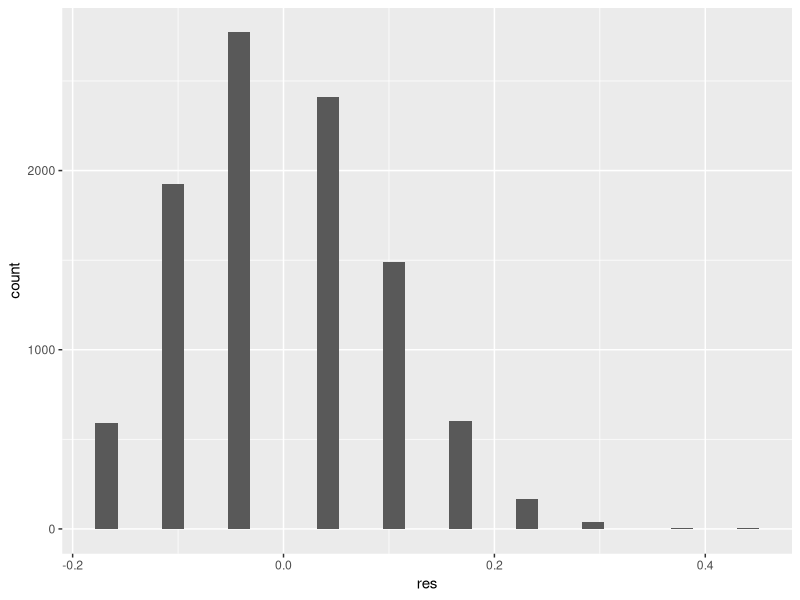
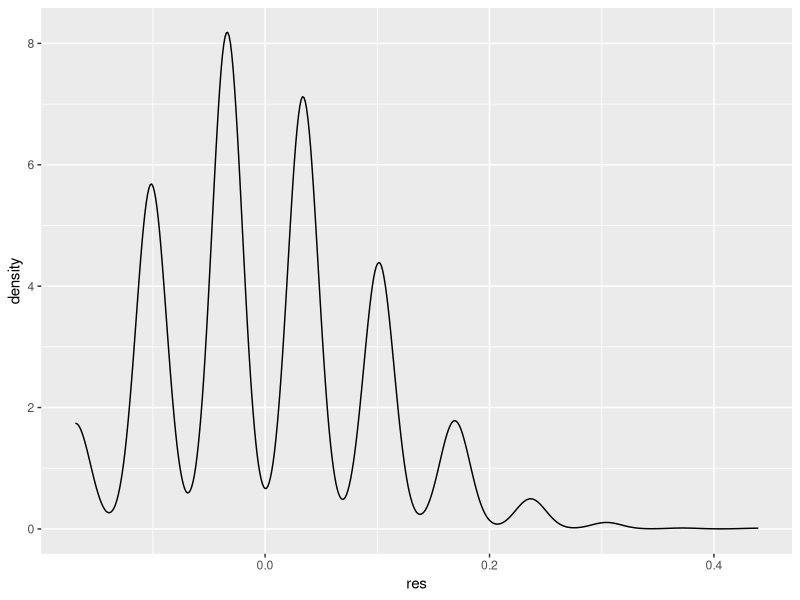
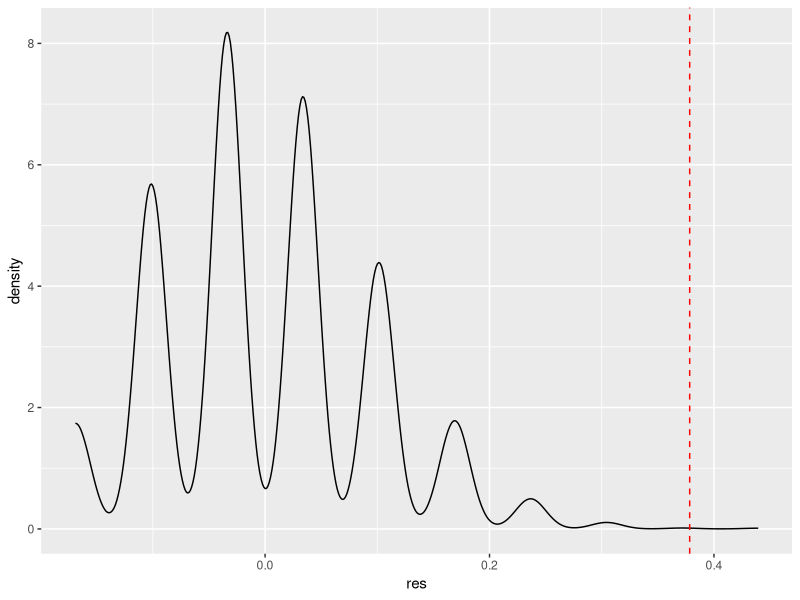
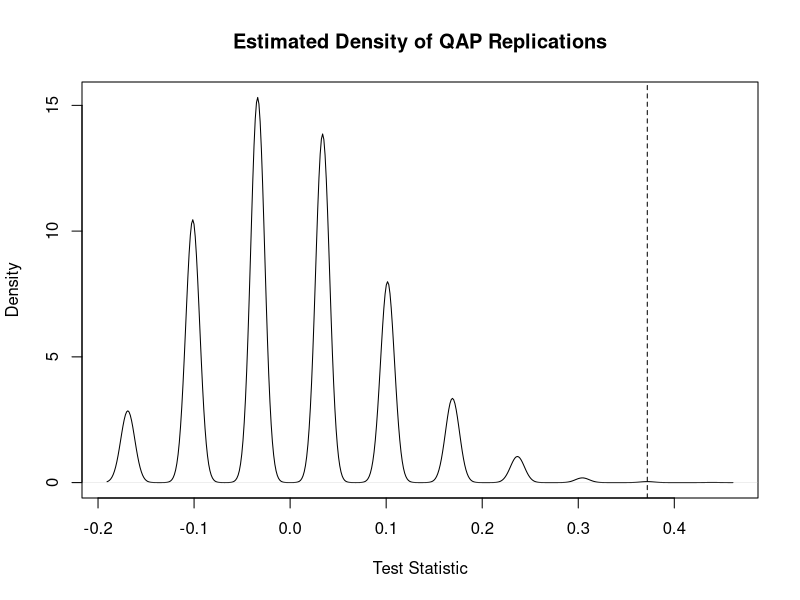

Recreate these plots in R, in order. (Note: this script raises an error after producing the figures.)

### QAP correlation

padgm <- read.csv("data/PADGETT.csv")    # marriage
padgb <- read.csv("data/PADGETT2.csv")   # business

# remove first column
padgm <- as.matrix(padgm[,-1])
padgb <- as.matrix(padgb[,-1])



# Visualize networks


# step by step
as.vector(padgm)
as.vector(padgb)

cor.test(as.vector(padgm), as.vector(padgb)) # .378
cor(c(padgm), c(padgb))


# Using SNA

library(sna)

sna::gcor(padgb, padgm)  # .372



# why are these different ?   .... think about it.....


padgm0<-padgm
padgb0<-padgb
diag(padgm0)<-NA
diag(padgb0)<-NA

cor(c(padgm0), c(padgb0), use="complete.obs") # .372



## what if your data can contain self-loops ?
cor(c(padgm), c(padgb), use="complete.obs") # .378
sna::gcor(padgb, padgm, diag=T)  # .378


# Directed or undirected graphs ?
sna::gcor(padgb, padgm, mode = "digraph")  # .372
sna::gcor(padgb, padgm, mode = "graph")  # .372



### Significance Testing.

## First a walk through of what's going on....

# let's call our matrices X and Y for ease of typing...

X <- padgb
Y <- padgm
diag(X)<-NA
diag(Y)<-NA


## 1. One permutation

set.seed(10)
Y
toswitch <- sample(ncol(Y),2)
toswitch
Y[, rev(toswitch)] <- Y[, toswitch] # reverse columns
Y[rev(toswitch),] <- Y[toswitch,] # reverse rows


# check....
padgm  # col 5 starts 001, col 9 starts 111;  row 5 starts 001, row 9 starts 111;
Y  # col 5 starts 111, col 9 starts 001;  row 5 starts 111, row 9 starts 001;  

# calculate a Pearsons's r for X and new Y
sna::gcor(X, Y)  # .17





# now do this for several iterations ....  e.g. let's do for 10....
set.seed(10)
nperms <- 10
results <- vector('list', nperms)
results

for (i in 1:nperms){
toswitch <- sample(ncol(Y),2)
Y[, rev(toswitch)] <- Y[, toswitch] # reverse columns
Y[rev(toswitch),] <- Y[toswitch,] # reverse rows
results[[i]] <- sna::gcor(X, Y)  # .17

}

unlist(results)


### Do for 10,000 iterations...
set.seed(10)
nperms <- 10000
results <- vector('list', nperms)
results

for (i in 1:nperms){
  toswitch <- sample(ncol(Y),2)
  Y[, rev(toswitch)] <- Y[, toswitch] # reverse columns
  Y[rev(toswitch),] <- Y[toswitch,] # reverse rows
  results[[i]] <- sna::gcor(X, Y)  #

}

unlist(results)

library(ggplot2)
obs <- cor(c(padgm), c(padgb))
ggplot(data.frame(res=unlist(results)), aes(x=res)) + geom_histogram() # why does it look like this ?
ggplot(data.frame(res=unlist(results)), aes(x=res)) + geom_density()
ggplot(data.frame(res=unlist(results)), aes(x=res)) + geom_density() + geom_vline(xintercept = obs, color='red', lty=2)

# p-value  (1 tailed)

sum(unlist(results)>=obs)         # 1
sum(unlist(results)>=obs)/nperms  # 1e-04    i.e. 0.0001




## Using 'sna' package
padg.qap <- qaptest(list(padgb, padgm), gcor, g1=1, g2=2, reps = 10000)
summary(padg.qap)
plot(padg.qap)  



##### Some extensions / possible uses of QAP:


### Example 1. 


##  e.g. Use QAP to compare similarity matrix of group membership with edge weight sociomatrix.
# e.g. (Wey et al., 2008, Wiszniewski et al., 2010).
# has limitations when sampling is biased.


birds1 <- readr::read_csv("data/birds1.csv")
birds1_sps <- readr::read_csv("data/birds1_sps.csv")

birds1
birds1_sps

birds1 <- as.matrix(birds1)
rownames(birds1)<-colnames(birds1)

birds1 # note the order of ids, has to match traits
traits <- as.numeric(factor(birds1_sps$species))  # ensure this is in same order as matrix


# visualize
detach(package:sna)
detach(package:statnet)
detach(package:igraph)
library(igraph)

g <- graph_from_adjacency_matrix(birds1, mode=c("undirected"), weighted=T)
g <- set.vertex.attribute(g, 'species', value = birds1_sps$species)
colors <- c("red","yellow","cyan","green")
g <- set.vertex.attribute(g, 'color', value = colors[traits])

plot(g)  # notice many edges do exist between groups as well as within

# create a comembership matrix from 2-column list
table(birds1_sps)
bg <- graph.incidence(table(birds1_sps))
pr <- bipartite.projection(bg) 
comem <- get.adjacency(pr$proj1,sparse=F,attr="weight")
comem

## Use 'sna' package to run QAP correlation and sig test
sna::gcor(birds1, comem)  # r=.637

padg.qap <- sna::qaptest(list(birds1, comem), sna::gcor, g1=1, g2=2, reps = 10000)
summary(padg.qap)
plot(padg.qap)  




### Example 2.


# e.g. Are individuals more likely to report to individuals who are older than them in a workplace?
# use the Krackhardt high-tech dataset - perhaps this is not true in high-tech companies?

reportto <- as.matrix(read.csv("data/krack_reports.csv")[,-1])
krack_attr <- read.csv("data/krack_attr.csv")

g <- igraph::graph_from_adjacency_matrix(reportto)
g <- igraph::set_vertex_attr(graph = g, name = "age", value = krack_attr$AGE)
g
vertex.attributes(g)

### plot network
plot.igraph(g,vertex.label=NA,layout=layout.fruchterman.reingold, edge.arrow.size=.2,
            edge.color="gray42", vertex.size=sqrt(V(g)$age))


# Create a matrix of age differences.
mat <- outer(V(g)$age,V(g)$age,`-`)
mat<- as.matrix(mat)
str(mat)
mat  # a negative number indicates that row i is younger than column j.

# look at sociomatrix
reportto  # 1 in a cell indicates that row i reports to column j.
mat  #

# so a negative correlation between matrices would indicate that younger people tend
# to report to older people.


# QAP correlation (network matrix vs age difference matrix):
out1 <- sna::qaptest(list(reportto, mat), sna::gcor, g1=1, g2=2, reps = 10000)
summary(out1)
plot(out1)  

# looks like our oberved value is slightly negative (very minorly)
# but overall we cannot reject hypothesis that this was observed by chance
# so no evidence of a significant negative correlation
# the high-tech firm does not appear to be a 'traditional bureaucracy'


## Potential confounds with this analysis in this case? 

# hard to prove no relationship (sample size)
# structure of network makes it hard for various combinations to occur:
# i.e. limited by how many people are reported to.
# solution is to put missing values for all cells when neither party reports to the other.

mat1 <- mat # create copy of original age difference matrix
reportto.symm <- reportto + t(reportto) # need to symmetrize to make sure know all 'reporting to' relationships
mat1[reportto.symm==0]<-NA # put missing data into age matrix when individuals don't report to each other

reportto
mat1

## Redo QAP test (you'll get warnings)  (sna::qaptest doesn't work so well with missing data)

out2 <- sna::qaptest(list(reportto, mat1), sna::gcor, g1=1, g2=2, reps = 10000)
summary(out2)


# the observed correlation is more negative.
# but sna qaptest won't work with missing data....
# so we have to do this ourselves...

# we can do the QAP permutation test ourselves:

# just to make less typing for ourselves:
X <- reportto
Y <- mat


## Do this many times - note the fuller shuffling of the matrix in the permutation step:

set.seed(10)
nperms <- 10000
results <- vector('list', nperms)
results

for (i in 1:nperms){
  # need to reset matrices each time
  X <- reportto
  Y <- mat
  toswitch <- sample(ncol(X)) #NOTE - we are reshuffling the entire matrix every time (not 2 cols/rows at a time)
  X[, rev(toswitch)] <- X[, toswitch] # reverse columns
  X[rev(toswitch),] <- X[toswitch,] # reverse rows
  X.symm <- X + t(X) # need to symmetrize to make sure know all 'reporting to' relationships
  Y[X.symm==0]<-NA # put missing data into age matrix when individuals don't report to each other
  results[[i]] <-  cor(c(X), c(Y), use = "complete.obs")  # -.15 is the new correlation
  
}

unlist(results)

library(ggplot2)
obs <- cor(c(reportto), c(mat1), use = "complete.obs") 
ggplot(data.frame(res=unlist(results)), aes(x=res)) + geom_density() + geom_vline(xintercept = obs, color='red', lty=2)

# p-value  (1 tailed)
sum(unlist(results)<=obs, na.rm=T)/nperms  # p = 0.15 - so still no evidence that this organization has a younger->older reporting structure










### Other measures of 'similarity/dissimilarity' between two matrices...

# Pearson Correlation
# Euclidean Distance
# Match Coef
# Jaccard Coef
# Goodman-Kruskal Gamma
# Hubert Gamma



#' The first column shows the values of five alternative measures of association.  
#' The Pearson correlation is a standard measure when both matrices have valued relations measured at the interval level.  
#' Gamma would be a reasonable choice if one or both relations were measured on an ordinal scale.  
#' Simple matching and the Jaccard coefficient are reasonable measures when both relations are binary; 
#' the Hamming distance is a measure of dissimilarity or distance between the scores in one matrix 
#' and the scores in the other (it is the number of values that differ, element-wise, from one matrix to the other).
